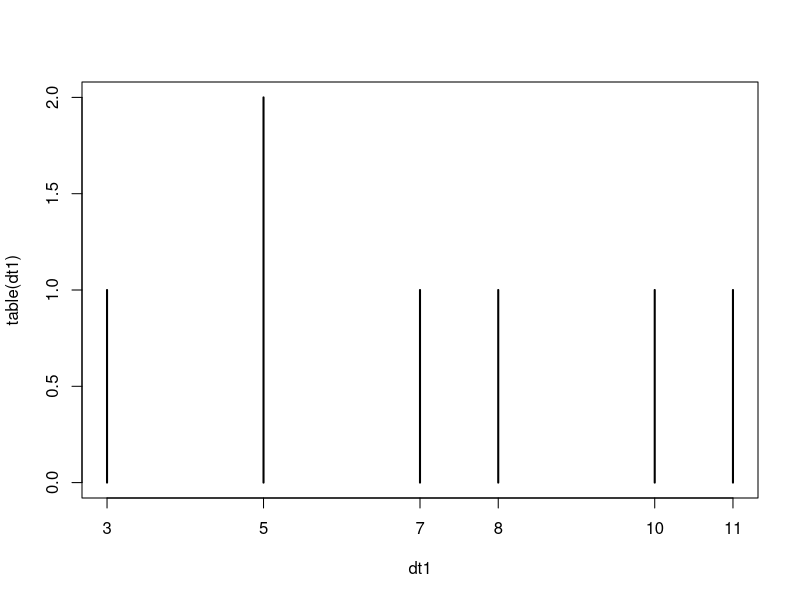
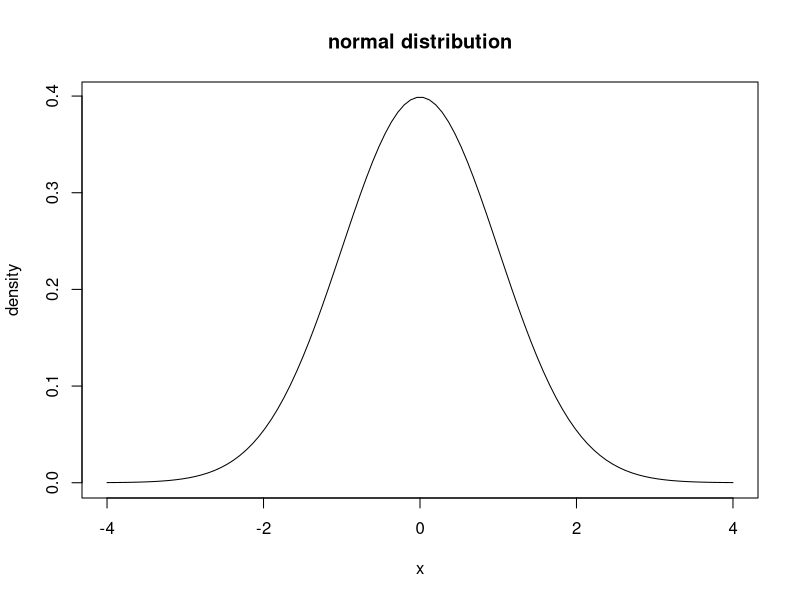

Here is the R script that generated these plots, in order: (Note: this script raises an error after producing the figures.)
strvar <- 'hola'
flvar <- 12
intvar <- as.integer(15)
comvar <- complex(real=1, imaginary = 1)
boolvar <- T
listvar <- list(strvar, flvar, intvar, comvar, boolvar)
listvar$vector1 <- 1:1000
vec2 <- c(1,2,3)
names(listvar)
mtxvar <- matrix(1:12, nrow=3, ncol=4)
mtx2 <- cbind(vec2, vec2*2, vec2*3)

df1 <- data.frame(mtx2)
colnames(df1) <- c('c1','c2','c3')
rownames(df1) <- c('r1','r2','r3')
str(df1)
str(listvar)
listvar$colections <- list(mtxvar)
listvar

multiply <- function(){
  return (mean(as.integer(df1$c3)) * intvar) + 15
}




dt1 <- c(5,11,10,7,3,8,5)

plot(table(dt1))
dt2 <- c(4,16,13,101,14,7,9)
length(dt1)
length(dt2)

dt3 <- c(dt1,dt2)

dn = rnorm(1:100,mean=0,sd=1)

x <- seq(-4, 4, length=100)
hx <- dnorm(x)

plot(x,hx, type = 'l', xlab = 'x', ylab = 'density', main = 'normal distribution')
dt1 = vc
mymedian <- function(vc){
  ordered = sort(vc)
  if(length(vc) %% 2 == 0)
    return(mean(c(ordered[length(vc) %/% 2], ordered[length(vc) %/% 2 + 1] )))
  else
    return(ordered[length(vc) %/% 2 + 1])
}

mymod <- function(vector){
  ocurrences <- table(vector)
  max <- -1000
  for(i in 1:length(ocurrences)){
    if(ocurrences[i] > max){
      max <- ocurrences[i]
      maxindex <- i 
    }
  }
  return(as.integer(names(ocurrences[maxindex])))
}

quart1 <- sort(dt3)


calif  <- c(6,5,7,5,6,8,9,4,6,5,8,10,8,6,7,4,6,7,8,5,6,7,8,4)

quart2 <- sort(calif)

indx <- c(6,12,18)
quart2[indx]

mysd <- function(vector){
  mv <- mean(vector)
  diffvec <- vector - mv
  diffvec2 <- diffvec^2
  sumdv2 <- sum(diffvec2)
  ds2 <- sumdv2/(length(vector)-1)
  return(sqrt(ds2))
}

plot(table(calif))
sum(dt1)/length(dt1)
sum(dt2)/length(dt2)


x <- c(1,2,3,4,5)
y <- c(1,2,1.3,3.75,2.25)
y <- c(2,4,6,8,9.8)

lm1 <- lm(y~x)
summary(lm1)


mx <- mean(x)
my <- mean(y)
sx <- sd(x)
sy <- sd(y)
rxy <- cor(x,y)

slope <- rxy * (sy/sx)
intercept <- my - (slope * mx)
